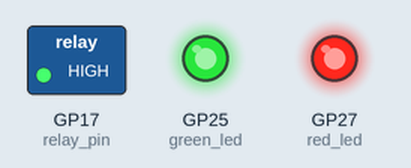
Recording of a program running on a simulated Raspberry Pi Pico running MicroPython. Parts: switched loads named in the program (green lamp = pin HIGH), output pins drawn as LEDs (lit = HIGH). No MQTT or app messages arrive unless stated; what the program prints to the serial console is not drawn.

Above: at 0.2 s.
At 5.2 s:
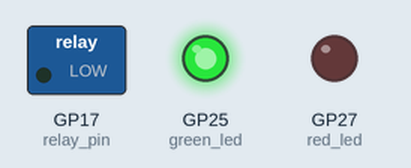
Timing chart, 0 to 6.7 s (numbered marks = the images above):
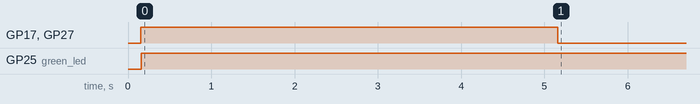

Measured:
- by itself, GP17 (relay_pin), GP27 (red_led): LOW → HIGH at 0.16 s, → LOW 5.0 s later
- by itself, GP25 (green_led): LOW → HIGH at 0.16 s

The program:

wattering_mqtt_no_subscribe.py
```python
import network
from machine import ADC, Pin
import time
from umqtt.simple import MQTTClient

# led and relay
green_led = Pin("LED", Pin.OUT)
red_led = Pin(27, Pin.OUT)
relay_pin = Pin(17, Pin.OUT)

# moisture
soil_pin = ADC(Pin(26))
dry_value = 62000
wet_value = 7000

# mqtt
MQTT_BROKER = "your_ip_here"
CLIENT_ID = 'wtf_is_an_client_id'
publish_topic_moisture_porcentage = b'/watering/pico/moisture'
publish_topic_sensor_value = b'/watering/pico/sensor'
publish_topic_water_pump_status = b'/watering/pico/water_pump_status'

def mqtt_connect():
    global mqttClient
    print(f"Begin connection with MQTT Broker: {MQTT_BROKER}")
    mqttClient = MQTTClient(CLIENT_ID, MQTT_BROKER, user="mqtt-bot", password="Pizza_Password", keepalive=3600)
    mqttClient.connect()
    print(f'Connected to {MQTT_BROKER} MQTT Broker')

def reconnect():
    print('Failed to connect to the MQTT Broker. Reconnecting...')
    time.sleep(5)
    machine.reset()

def read_moisture():
    adc_value = soil_pin.read_u16()
    moisture = 100 - ((adc_value - wet_value) * 100 / (dry_value - wet_value))

    # print(f"Moisture: {moisture:.2f}% | ADC Value: {adc_value}")
    mqttClient.publish(publish_topic_moisture_porcentage, str(f"{moisture:.2f}%"))
    mqttClient.publish(publish_topic_sensor_value, str(adc_value))

    return moisture, adc_value

def control_relays():
    moisture, adc_value = read_moisture()

    if moisture < 60:
        relay_pin.value(1)
        # print(f"water pump turned on, watering for 5 seconds | Relay value: {relay_pin.value()} | Moisture: {moisture} ")
        mqttClient.publish(publish_topic_water_pump_status, b'Water pump turned on 5 seconds')
        green_led(1)
        red_led(1)
        time.sleep(5)

        relay_pin.value(0)
        # print(f"water pump turned off again | Relay value: {relay_pin.value()}")
        mqttClient.publish(publish_topic_water_pump_status, b'Water pump turned off again, sleeping 5 hours')
        red_led(0)
        time.sleep(3600) # 3600 | 1 hour sleep after watering

    else:
        red_led(0)
        green_led(1)
        relay_pin.value(0)
        mqttClient.publish(publish_topic_water_pump_status, f"Moisture {moisture:.2f}%, next check in 4 hours")

mqtt_connect() # Connect to MQTT broker before loop

while True:
    control_relays()
    time.sleep(14400) # 14400 | 4 hours sleep before next check
```
